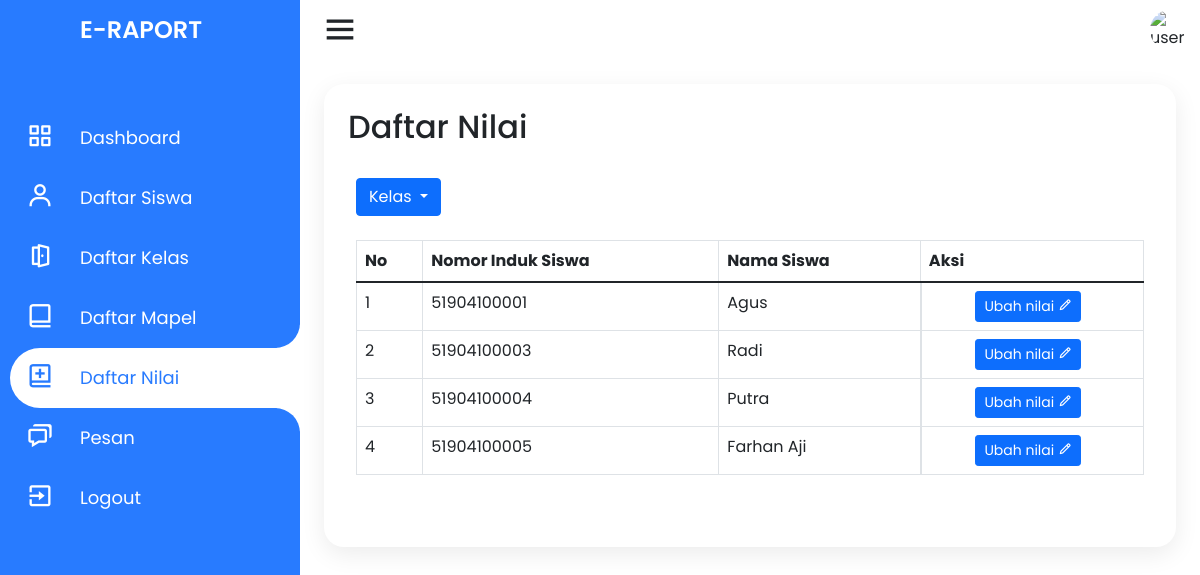
The app's page /guru/daftar-nilai.php (signed in) with its own data.
### tables this page shows
CREATE TABLE `siswa` (
  `nis` varchar(11) NOT NULL,
  `nama_siswa` varchar(50) NOT NULL,
  `jenis_kelamin` enum('Laki-laki','Perempuan') NOT NULL,
  `alamat` text NOT NULL,
  `email` varchar(50) NOT NULL,
  `no_telp` varchar(14) NOT NULL,
  `agama` enum('Islam','Kristen','Katolik','Hindu','Buddha','Konghuchu') NOT NULL,
  `id_kelas` int(11) NOT NULL,
  `tanggal_lahir` date NOT NULL,
  `password` varchar(255) NOT NULL,
  PRIMARY KEY (`nis`),
  KEY `siswa_ibfk_1` (`id_kelas`),
  CONSTRAINT `siswa_ibfk_1` FOREIGN KEY (`id_kelas`) REFERENCES `kelas` (`id_kelas`) ON DELETE CASCADE ON UPDATE CASCADE
);

### model/siswa.php (called while the page is built, shortened)
<?php
require_once dirname(__FILE__) .'/../connection.php';
class Siswa {
    public function get_daftar_siswa_by_kelas($id_kelas, $limit, $offset)
    {
        global $conn;
        $query = "SELECT * FROM siswa WHERE id_kelas = $id_kelas LIMIT $limit OFFSET $offset";
        $result = $conn->query($query);
        if ($result) {
            return $result;
        } else {
            return false;
        }
    }
}
?>

### guru/daftar-nilai.php (the view, shortened to what this page needs)
<?php
require_once dirname(__FILE__) . '/../model/kelas.php';
require_once dirname(__FILE__) . '/../model/siswa.php';
if (!isset($_GET['p'])) {
    $page_no = 1;
} else {
    $page_no = $_GET['p'];
}
if (!isset($_GET['kls'])) {
    $kelas_id = 1;
} else {
    $kelas_id = $_GET['kls'];
}
$records_per_page = 10;
$offset = ($page_no - 1) * $records_per_page;
$siswa = new Siswa();
?>
<!DOCTYPE html>
<html lang="en" dir="ltr">
<head>
    <link rel="stylesheet" href="style.css">
    <link href='https://unpkg.com/boxicons@2.0.7/css/boxicons.min.css' rel='stylesheet'>
    <link href="https://cdn.jsdelivr.net/npm/bootstrap@5.1.3/dist/css/bootstrap.min.css" rel="stylesheet">
    <link rel="stylesheet" href="../assets/css/style.css">
</head>
<body>
    <div class="container">
        <div class="navigation">
            <ul>
                <li>
                    <a href="#">
                        <span class="icon"></span>
                        <h1 class="title">E-Raport</h1>
                    </a>
                </li>
                <li>
                    <a href="index">
                        <span class="icon"><i class='bx bx-grid-alt'></i></span>
                        <span class="title">Dashboard</span>
                    </a>
                </li>
                <li>
                    <a href="daftar-siswa">
                        <span class="icon"><i class='bx bx-user'></i></span>
                        <span class="title">Daftar Siswa</span>
                    </a>
                </li>
                <li>
                    <a href="daftar-kelas">
                        <span class="icon"><i class='bx bx-door-open'></i></span>
                        <span class="title">Daftar Kelas</span>
                    </a>
                </li>
                <li>
                    <a href="daftar-mapel">
                        <span class="icon"><i class='bx bx-book-alt'></i></span>
                        <span class="title">Daftar Mapel</span>
                    </a>
                </li>
                <li class="hovered">
                    <a href="daftar-nilai">
                        <span class="icon"><i class='bx bx-book-add'></i></span>
                        <span class="title">Daftar Nilai</span>
                    </a>
                </li>
                <li>
                    <a href="pesan">
                        <span class="icon"><i class='bx bx-chat'></i></span>
                        <span class="title">Pesan</span>
                    </a>
                </li>
                <li>
                    <a href="../logout">
                        <span class="icon"><i class='bx bx-exit'></i></span>
                        <span class="title">Logout</span>
                    </a>
                </li>
            </ul>
        </div>
    </div>
    <div class="main">
        <div class="topbar">
            <div class="toggle">
                <i class='bx bx-menu'></i>
            </div>
            <div class="user">
                <img src="https://blogger.googleusercontent.com/img/a/AVvXsEiXyPi_rGT6jD0HngbJm7ynV-rF3rbepixGAznBNXQteWfrkWk1VvidfrFLeLr3E1slcwmf0jQ3ktsRI1Ga6xMOftHsDC1fbi9Oid8jOz0YX22jl6_i38Y5xbRuLrmoQm2O371YilOhD77YN1xeyibg4_B0qHWhOv24q9DoKzQokmiuruFKmPYKvX1zeA" alt="user">
            </div>
        </div>
        <div class="konten">
            <h2 class="konten_title">
                Daftar Nilai
            </h2>
            <div class="konten_isi">
                <div class="konten_pengaturan">
                    <div class="dropdown">
                        <a class="btn btn-primary dropdown-toggle" href="#" role="button" id="dropdownMenuKelas" data-bs-toggle="dropdown" aria-expanded="false">
                            Kelas
                        </a>
                    </div>
                </div>
                <div class="konten_table table-responsive">
                    <table class="table table-bordered">
                        <thead>
                            <tr>
                                <th>No</th>
                                <th>Nomor Induk Siswa</th>
                                <th>Nama Siswa</th>
                                <th>Aksi</th>
                            </tr>
                        </thead>
                        <tbody>
                            <?php
                            $result_siswa = $siswa->get_daftar_siswa_by_kelas($kelas_id, $records_per_page, $offset);
                            $no = 1;
                            if ($result_siswa && $result_siswa->num_rows > 0) {
                                while ($row = $result_siswa->fetch_assoc()) {
                            ?>
                                    <tr>
                                        <td><?php echo $no; ?></td>
                                        <td><?php echo $row['nis']; ?></td>
                                        <td><?php echo $row['nama_siswa']; ?></td>
                                        <td class="aksi"><a href="ubah-nilai?nis=<?php echo $row['nis']; ?>"><button type="button" class="btn btn-primary btn-sm">Ubah nilai <i class='bx bx-pencil'></i></button></a>
                                        </td>
                                    </tr>
                            <?php
                                    $no++;
                                }
                            }
                            ?>
                        </tbody>
                    </table>
                </div>
            </div>
        </div>
</body>
</html>

### assets/css/style.css (style rules this page uses)
* { margin: 0; padding: 0; box-sizing: border-box; font-family: 'Poppins', sans-serif; }
dl, ol, ul { padding: 0; margin: 0; }
:root { --blue: #287bff; --white: #fff; --grey: #f5f5f5; --black1: #222; --black2: #999; --pad-sm: 8px; --pad-md: 16px; --pad-lg: 24px; --pad-xl: 32px; --pad-xxl: 64px; }
body { min-height: 100vh; overflow-x: hidden; }
.container { position: relative; width: 100%; max-width: none; }
.navigation { left: 0; position: fixed; width: 300px; height: 100%; background: var(--blue); border-left: 10px solid var(--blue); transition: .5s; overflow: hidden; padding: 0; margin: 0; }
.navigation ul { position: absolute; top: 0; left: 0; width: 100%; }
.navigation ul li { position: relative; width: 100%; list-style: none; border-top-left-radius: 30px; border-bottom-left-radius: 30px; }
.navigation ul li:hover, .navigation ul li.hovered { background: var(--white); }
.navigation ul li:nth-child(1) { margin-bottom: 40px; pointer-events: none; }
.navigation ul li a { position: relative; display: block; width: 100%; display: flex; text-decoration: none; color: var(--white); }
.navigation ul li:hover a, .navigation ul li.hovered a { color: var(--blue); }
.navigation ul li a .icon { position: relative; display: block; min-width: 60px; height: 60px; line-height: 70px; text-align: center; }
.navigation ul li a .icon .bx { font-size: 1.75em; }
.navigation ul li a .title { position: relative; display: block; padding: 0 10px; height: 60px; line-height: 60px; text-align: start; white-space: nowrap; font-size: 18px; }
.navigation ul li h1 { text-transform: uppercase; font-weight: 600; font-size: 24px !important; }
.navigation ul li:hover a::before, .navigation ul li.hovered a::before { content: ''; position: absolute; right: 0; top: -50px; width: 50px; height: 50px; border-radius: 50%; box-shadow: 35px 35px 0 10px var(--white); pointer-events: none; }
.navigation ul li:hover a::after, .navigation ul li.hovered a::after { content: ''; position: absolute; right: 0; bottom: -50px; width: 50px; height: 50px; border-radius: 50%; box-shadow: 35px -35px 0 10px var(--white); pointer-events: none; }
.main { position: absolute; width: calc(100% - 300px); left: 300px; min-height: 100vh; background: var(--white); transition: .5s; }
.topbar { width: 100%; height: 60px; display: flex; justify-content: space-between; align-items: center; padding: 0 10px; }
.toggle { position: relative; width: 60px; height: 60px; display: flex; justify-content: center; align-items: center; font-size: 2.5em; cursor: pointer; }
.user { position: relative; width: 40px; height: 40px; border-radius: 50%; overflow: hidden; cursor: pointer; }
.user img { position: absolute; top: 0; left: 0; width: 100%; height: auto; object-fit: cover; }
.konten { display: block; padding: var(--pad-lg); margin: var(--pad-lg); position: relative; background: var(--white); border-radius: 20px; box-shadow: 0 7px 25px rgba(0, 0, 0, 0.08); border: none; overflow: hidden; }
.konten .konten_isi { overflow: hidden; padding: var(--pad-sm); }
.konten .konten_title, .konten .konten_isi .konten_pengaturan, .konten .konten_isi .konten_table, .konten .konten_isi .konten_nav { margin-bottom: var(--pad-lg); }
.konten .konten_isi .konten_pengaturan { display: flex; flex-wrap: wrap; align-items: center; }
.konten .konten_isi .dropdown, .konten .konten_isi .konten_table table .aksi a { margin-right: var(--pad-sm); }
.konten .konten_isi .konten_table table .aksi { display: flex; justify-content: center; }
.konten .konten_isi .konten_table table tbody td button { text-align: center; }

### records on screen
siswa: nis "51904100001", nama_siswa "Agus"
siswa: nis "51904100003", nama_siswa "Radi"
siswa: nis "51904100004", nama_siswa "Putra"
siswa: nis "51904100005", nama_siswa "Farhan Aji"
